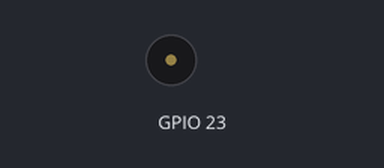
Bench run of a program on a simulated Raspberry Pi (BCM pin numbers). On the bench: buzzer (waves = sounding). At 3.2 s the program stops and its outputs stay as they are.

Above: at 0.1 s.
At 2.19 s:
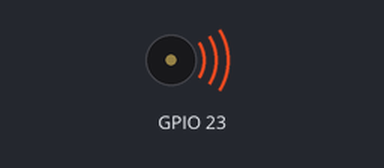
Timing chart, 0 to 4.6 s (numbered marks = the images above):
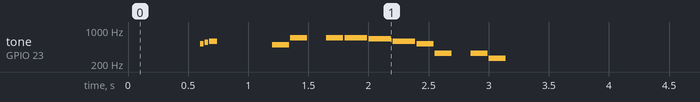

Measured:
- by itself, tone on GPIO 23: plays 523 Hz for 0.03 s, 554 Hz for 0.03 s, 587 Hz for 0.07 s, 493 Hz for 0.14 s, 698 Hz for 0.14 s, 698 Hz for 0.14 s … (13 notes in this stretch)

The program:

da_da_dum.py
```python
from speaker import Speaker
import time
import RPi.GPIO as GPIO


speaker = Speaker(GPIO.BCM, 23)

speaker.set_bpm(400)
speaker.set_notepause(0.01)

speaker.pause(1)

#1
speaker.play('C2', 1/16)
speaker.play('C2X', 1/16)
speaker.play('D2', 1/8)
speaker.pause(3/4)

#2
speaker.play('B1', 1/4)
speaker.play('F2', 1/4)
speaker.pause(1/4)
speaker.play('F2', 1/4)

#3
speaker.play('F2', 1/3)
speaker.play('E2', 1/3)
speaker.play('D2', 1/3)

#4
speaker.play('C2', 1/4)
speaker.play('E1', 1/4)
speaker.pause(1/4)
speaker.play('E1', 1/4)

#5
speaker.play('C1', 1/4)
```

speaker.py
```python
import time
import RPi.GPIO as GPIO


class Speaker:

    pin = False

    # frequency data (Hz)
    frequencies = {
        'C0': 130.81,
        'C0X': 138.59,
        'D0': 146.83,
        'D0X': 155.56,
        'E0': 164.81,
        'F0': 174.61,
        'F0X': 185.00,
        'G0': 196.00,
        'G0X': 207.65,
        'A0': 220.00,
        'A0X': 233.08,
        'B0': 246.94,
        'C1': 261.63,
        'C1X': 277.18,
        'D1': 293.66,
        'D1X': 311.13,
        'E1': 329.63,
        'F1': 349.23,
        'F1X': 369.99,
        'G1': 391.00,
        'G1X': 415.30,
        'A1': 440.00,
        'A1X': 466.16,
        'B1': 493.88,
        'C2': 523.25,
        'C2X': 554.37,
        'D2': 587.33,
        'D2X': 622.25,
        'E2': 659.26,
        'F2': 698.46,
        'F2X': 739.99,
        'G2': 783.99,
        'G2X': 830.61,
        'A2': 880.00,
        'A2X': 923.33,
        'B2': 987.77,
        'C3': 1046.50
    }


    # speed of music
    bpm = 120 # beats per minute
    speed = 0.5 # seconds per beat

    # pause after every note
    note_pause = 0.05

    # current frequency
    frequency = 440.00

    # current duty cycle
    dutycycle = 0
    note_dc = 1
    pause_dc = 0


    def __init__(self, mode, pin):
        GPIO.setmode(mode)
        GPIO.setup(pin, GPIO.OUT)
        self.pin = GPIO.PWM(pin, self.frequency)
        self.pin.start(self.dutycycle)


    def __del__(self):
        self.pin.stop()
        GPIO.cleanup()


    def set_bpm(self, bpm):
        self.bpm = bpm
        self.speed = 60/bpm


    def set_notepause(self, pause):
        self.note_pause = pause


    def play(self, note, duration):
        self.dutycycle = self.note_dc
        self.frequency = self.frequencies[note]
        self.pin.ChangeDutyCycle(self.dutycycle)
        self.pin.ChangeFrequency(self.frequency)
        time.sleep(duration*4*self.speed - self.note_pause)
        self.pause(self.note_pause/4/self.speed)


    def pause(self, duration):
        self.dutycycle = self.pause_dc
        self.pin.ChangeDutyCycle(self.dutycycle)
        time.sleep(duration*4*self.speed)
```
